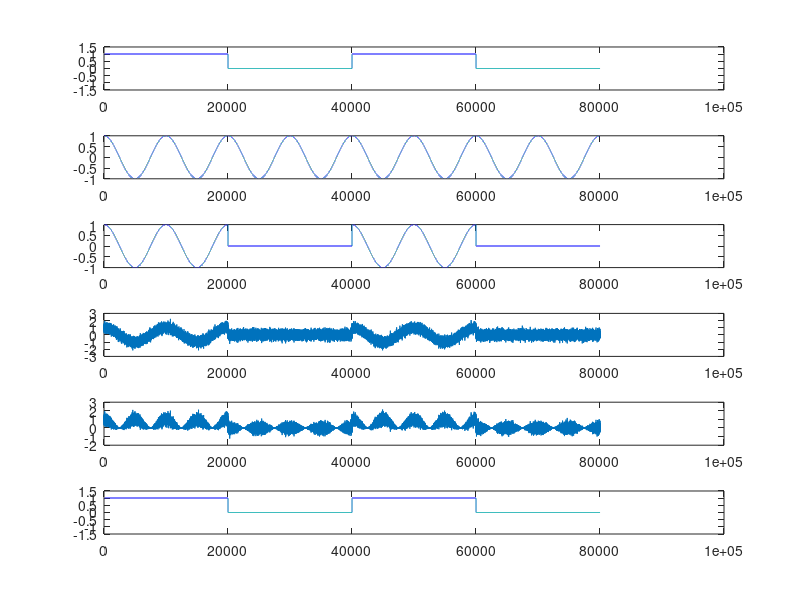

This figure's MATLAB source:
clc;
clear all;
d = [1 0 1 0]
T = 100;
Tb = 0:0.01:2*T
t = 0:0.01:length(d)*2*T
f = 1/T;
c = cos(2*pi*f*t);
p = []
for i = 1:length(d)
    for j = 1:length(Tb)
        p = [p d(i)];
    end
end
subplot (611)
plot (p)
ylim ([-1.5 1.5])
subplot(612)
plot(c)
c = [c 0 0 0]
ask = p.*c;
subplot (613)
plot(ask);
demod = [];
SNR = 10;
askn = awgn (ask,SNR);
r = askn.*c;
subplot (614)
plot(askn);
subplot (615)
plot(r)
for k=1:length(d)
    s = sum (r(((k-1)*200*T)+1 : 200*k*T))
    if s>100
        demod = [demod 1]
    else
        demod = [demod 0]
    end
end
de = [];
for l=1:length(d)
    for j = 1:length(Tb)
        de = [de demod(l)];
    end
end
subplot (616)
plot(de);
ylim ([-1.5 1.5])